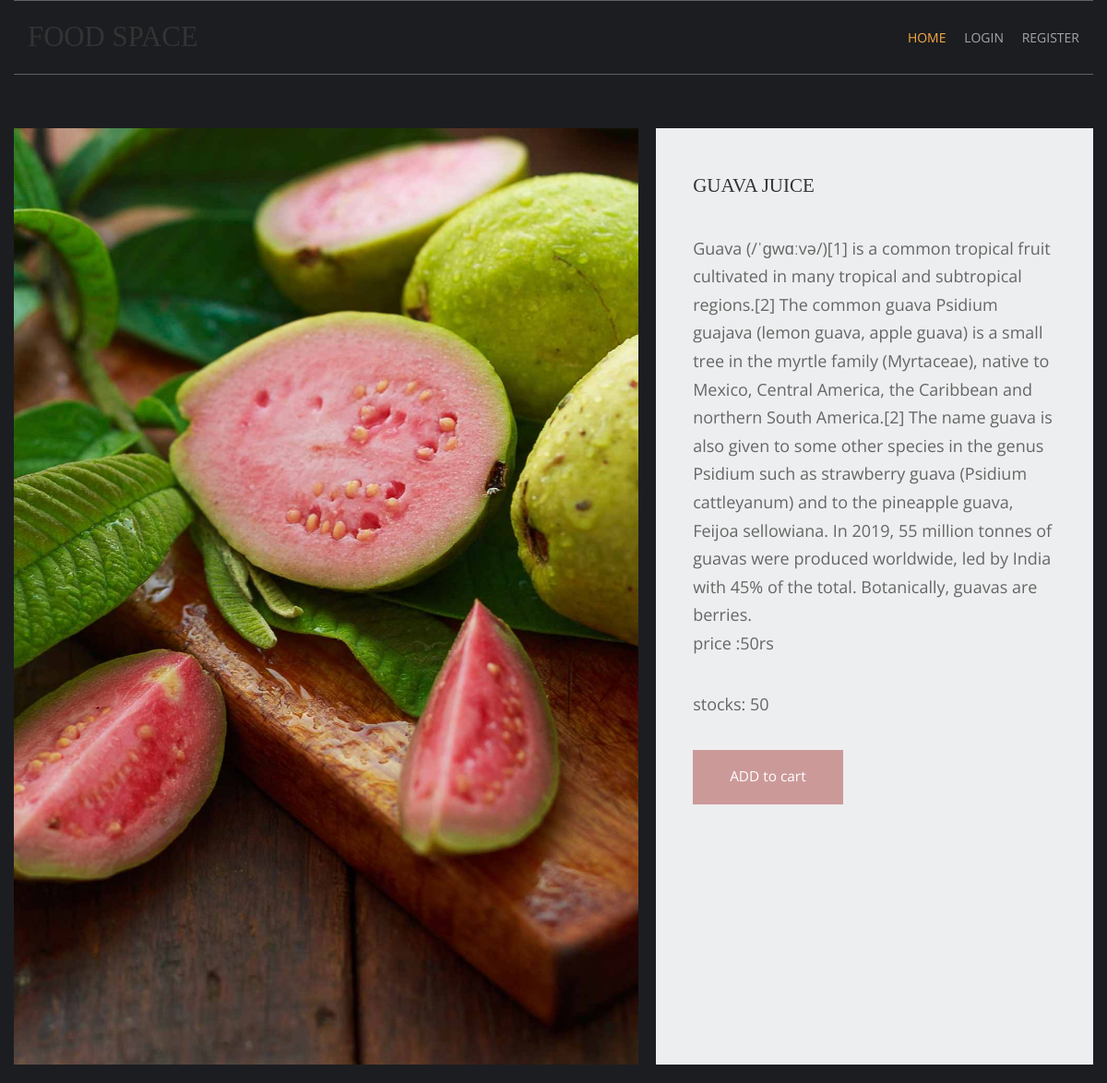
Screenshot of /fruits/guava-juice with the database file from the repository.
### home/models.py (models this page shows, shortened)
class prod(models.Model):
    name=models.CharField(max_length=120,unique=True)
    slug=models.SlugField(max_length=120,unique=True)
    img=models.ImageField(upload_to='product')
    desc=models.TextField()
    stock=models.IntegerField()
    available=models.BooleanField()
    price=models.IntegerField()
    category=models.ForeignKey(catg,on_delete=models.CASCADE)

### home/views.py (the view)
# urls.py: path('<slug:c_slug>/<slug:product_slug>',views.prodDetails,name='details'),
def prodDetails(request,c_slug,product_slug):
    try:
        pro=prod.objects.get(category__slug=c_slug,slug=product_slug)
    except Exception as e:
        raise e
    return render(request,'item.html',{'pr':pro})

### templates/item.html (shortened to what this page needs)
{% extends 'base.html' %}
{% load static %}
{% block content %}
<html lang="en">
<head>
    <link href="{% static 'pr/fontawesome/css/all.min.css' %}" rel="stylesheet" />
    <link href="{% static 'pr/css/templatemo-comparto.css' %}" rel="stylesheet" />
</head>
<body>
<br></br>
        <section class="tm-mb-1" id="about">
            <div class="tm-row tm-about-row">
                <div class="tm-section-1-l">
                    <img src="{{pr.img.url}}" alt="About image" class="tm-img-responsive">
                </div>
                <article class="tm-section-1-r tm-bg-color-8">
                    <h2 class="tm-mb-2 tm-title-color">{{pr.name}}</h2>
                    <p>{{pr.desc}} <br>price :{{pr.price}}rs</p>
                    <p>stocks: {{pr.stock}}</p>
                    {% if pr.stock <= 0 %}
                    <h1 style="color:red">sorry out of stock</h1>
                    {% else %}
                    <a href="{% url 'addcart' pr.id %}" class="tm-btn tm-btn-1 tm-link-to-services">ADD to cart</a>
                    {% endif %}
                </article>
            </div>
        </section>
</body>
</html>
{% endblock %}

### static/hm/layout/styles/layout.css (style rules this page uses)
*, *::before, *::after { transition:all .3s ease-in-out; }
body { color:#A5A6AA; background-color:#1C1D21; }
a { color:#FBAB45; }

### static/pr/css/templatemo-comparto.css (style rules this page uses)
*, *::before, *::after { box-sizing: border-box; outline: none; }
ul, h1, h2, h3, h4, p, figure { padding: 0; margin: 0; }
body { font-family: 'Open Sans', Arial, sans-serif; font-size: 18px; overflow-x: hidden; padding-left: 15px; padding-right: 15px; margin: 0; }
h2 { font-size: 1.5rem; }
a { transition: all 0.3s ease; text-decoration: none; }
p { color: #666; line-height: 1.7; margin-bottom: 35px; }
h1, h2, h3, h4, h5, h6 { color: #333; }
.tm-mb-1 { margin-bottom: 20px; }
.tm-mb-2 { margin-bottom: 40px; }
.tm-bg-color-8 { background-color: #EDEEEF; }
.tm-img-responsive { max-width: 100%; height: auto; }
.tm-section-1-l { width: 57.85%; margin-right: 1.65%; }
.tm-section-1-r { padding: 50px 40px; width: 40.5%; }
.tm-row { display: flex; }
.tm-btn { display: inline-block; padding: 15px 40px; font-size: 1.1rem; border: none; background-color: #CC9999; color: white; }
a { color: #666; }

### static/hm/layout/styles/framework.css (style rules this page uses)
html { overflow-y:scroll; overflow-x:hidden; }
html, body { margin:0; padding:0; font-size:14px; line-height:1.6em; }
*, *::before, *::after { box-sizing:border-box; }
a { outline:none; text-decoration:none; }
img { width:auto; max-width:100%; height:auto; margin:0; padding:0; border:none; line-height:normal; vertical-align:middle; }
body, input, textarea, select { font-family:Verdana, Geneva, sans-serif; }
h1, h2, h3, h4, h5, h6, .heading { font-family:Georgia, "Times New Roman", Times, serif; }
::placeholder { opacity:1; }
h1, h2, h3, h4, h5, h6, .heading { margin:0 0 20px 0; font-size:1.4rem; line-height:normal; font-weight:normal; text-transform:uppercase; }
address, article, aside, figcaption, figure, footer, header, main, nav, section { display:block; margin:0; padding:0; }

### rows the page displays
prod: img (picture), name "GUAVA JUICE", desc "Guava (/ˈɡwɑːvə/)[1] is a common tropical fruit cultivated in many tropical and subtropical regions.[2] The common guava Psidium guajava (lemon guava, apple guava) is a small tree in the myrtle family (Myrtaceae), native to Mexico, Central America, the Caribbean and northern South America.[2] The name guava is also given to some other species in the genus Psidium such as strawberry guava (Psidium cattleyanum) and to the pineapple guava, Feijoa sellowiana. In 2019, 55 million tonnes of guavas were produced worldwide, led by India with 45% of the total. Botanically, guavas are berries.", price "50", stock "50"
